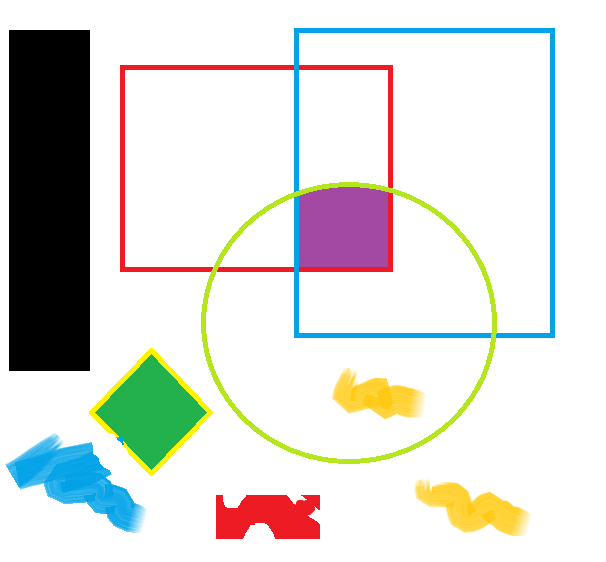
#> input picture cnt.jpg, 606 x 562 px
$ python object_track.py
#> lines starting #> are read from the running program, lines starting #| are printed output that depends on the picture; after the words box and inside, x2 and y2 are one past the last pixel; in counts of white or black regions, pixels touching at a corner belong together
import cv2 as cv

cv.namedWindow('Original', cv.WINDOW_AUTOSIZE)
cv.namedWindow('Threshold', cv.WINDOW_AUTOSIZE)
cv.namedWindow('Contours', cv.WINDOW_AUTOSIZE)

img = cv.imread('cnt.jpg')
#> img is the input picture: shape (562, 606, 3); mean B, G, R 215.4, 219.4, 218.7
gray = cv.cvtColor(img, cv.COLOR_BGR2GRAY)
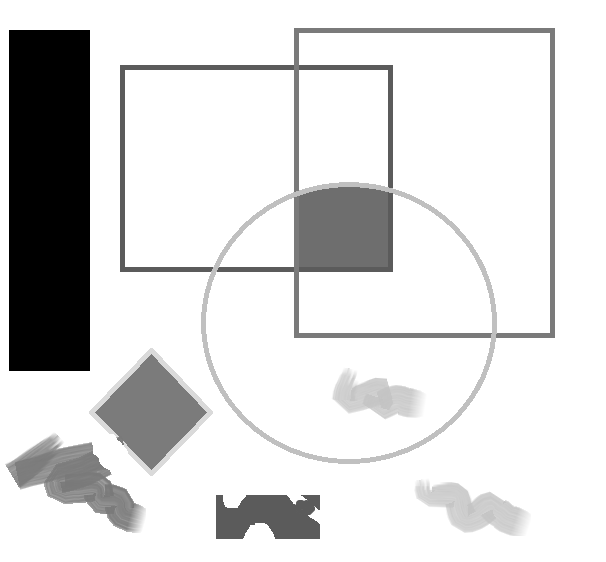
#> gray: shape (562, 606); min 0, max 255, mean 218.7

_, tresh = cv.threshold(gray, 250, 255, cv.THRESH_BINARY_INV)
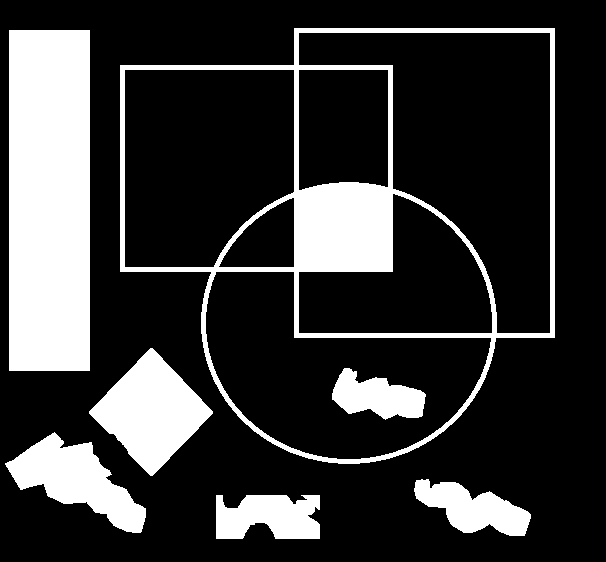
#> tresh: shape (562, 606); 21.7% white; 7 white regions
contours, hierarchy = cv.findContours(tresh, cv.RETR_TREE, cv.CHAIN_APPROX_SIMPLE)
#> contours = 13 contours; largest, box (x1, y1, x2, y2) and area: (120, 28, 555, 464) 150417, (298, 32, 551, 334) 39318, (205, 271, 492, 460) 32257, (124, 69, 295, 268) 29814, (9, 30, 90, 371) 27200

cv.imshow('Original', img)
cv.imshow('Threshold', tresh)
cv.drawContours(img, contours, -1, (0, 0, 0), thickness=2)
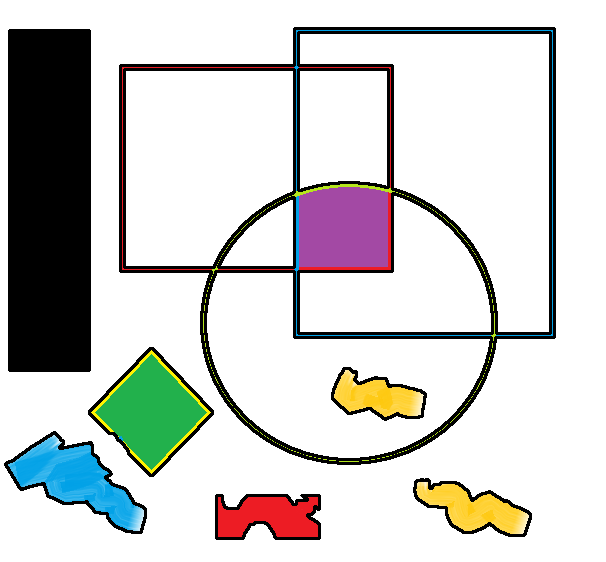
#> img: shape (562, 606, 3); 6.98% of pixels changed, all inside (x1, y1, x2, y2) = (4, 27, 556, 540)
cv.imshow('Contours', img)
cv.waitKey(0)

for cnt in contours:
    x, y, w, h = cv.boundingRect(cnt)
    img = cv.rectangle(img, (x, y), (x + w, y + h), (0, 255, 0), 2)
    center = (x + w // 2, y + h // 2)
    print('Area:{} Center: ({}, {})'.format(cv.contourArea(cnt), center[0], center[1]))
    cv.circle(img, center, 5, (255, 0, 0), -1)
    cv.imshow('Contours', img)
    cv.waitKey(0)
#> this loop made 13 passes
#> (x, y, w, h, center) on passes 1, 2, 3, 4, 6, 7, 8, 9, 10, 11, 12, 13: (216, 495, 104, 44, (268, 517)), (414, 479, 117, 57, (472, 507)), (5, 432, 141, 101, (75, 482)), (89, 348, 124, 128, (151, 412)), (120, 28, 435, 436, (337, 246)), (205, 271, 287, 189, (348, 365)), (332, 368, 94, 52, (379, 394)), (218, 197, 77, 71, (256, 232)), (298, 193, 195, 141, (395, 263)), (298, 69, 91, 122, (343, 130)), (124, 69, 171, 199, (209, 168)), (298, 32, 253, 302, (424, 183))
#> (cnt, x, y, w, h, center) on pass 5: ([[9, 30], [9, 370], [89, 370], [89, 30]], 9, 30, 81, 341, (49, 200))
#| Area:3603.5 Center: (268, 517)
#| Area:3510.0 Center: (472, 507)
#| Area:6125.5 Center: (75, 482)
#| Area:7998.0 Center: (151, 412)
#| Area:27200.0 Center: (49, 200)
#| Area:150417.0 Center: (337, 246)
#| Area:32257.0 Center: (348, 365)
#| Area:2863.0 Center: (379, 394)
#> (further printed lines are left out)
#> pass 1, `img = cv.rectangle(img, (x, y), (x + w, y + h), (0, 255, 0), 2)`:
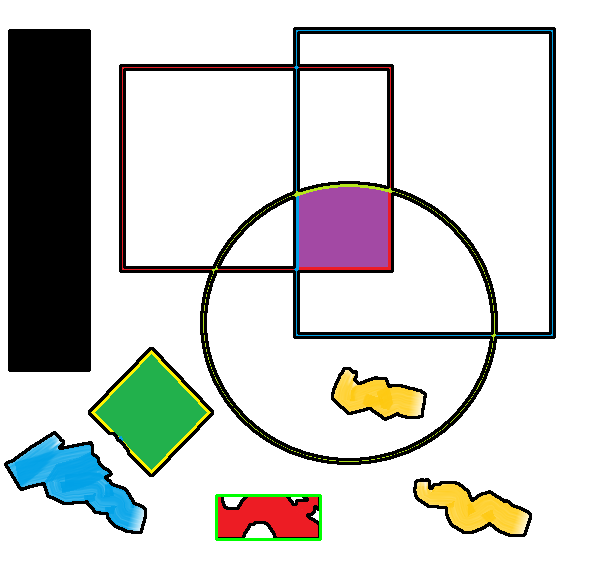
#> img: shape (562, 606, 3); 0.26% of pixels changed, all inside (x1, y1, x2, y2) = (215, 494, 322, 541)
#> pass 2, `img = cv.rectangle(img, (x, y), (x + w, y + h), (0, 255, 0), 2)`:
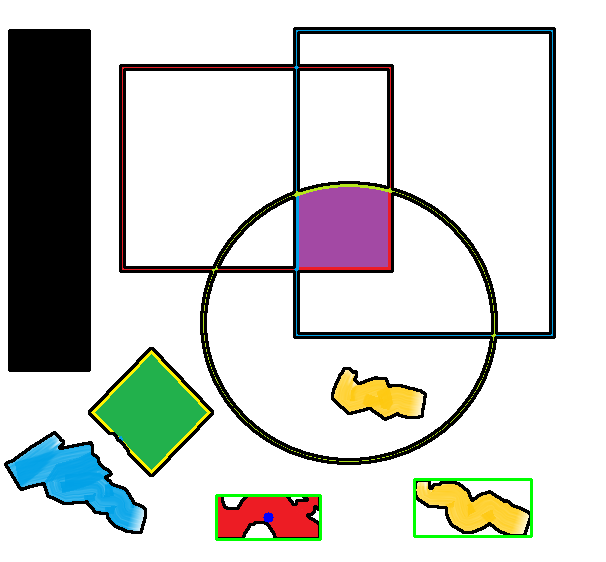
#> img: shape (562, 606, 3); 0.33% of pixels changed, all inside (x1, y1, x2, y2) = (263, 478, 533, 538)
#> after the loop:
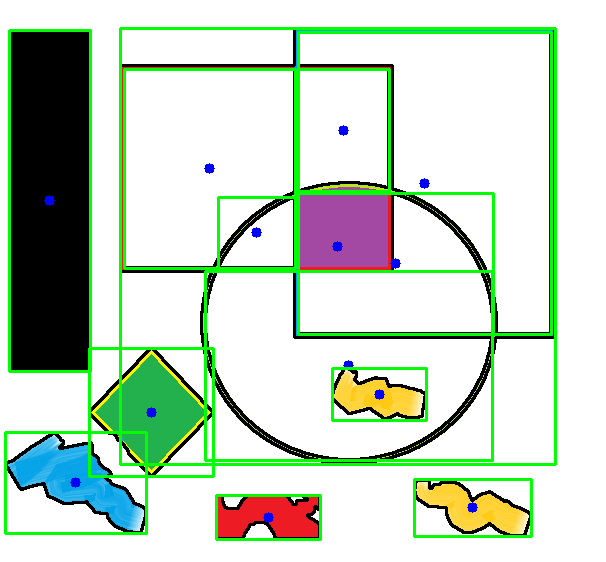
#> img: shape (562, 606, 3); 6.72% of pixels changed, all inside (x1, y1, x2, y2) = (4, 27, 557, 535)
